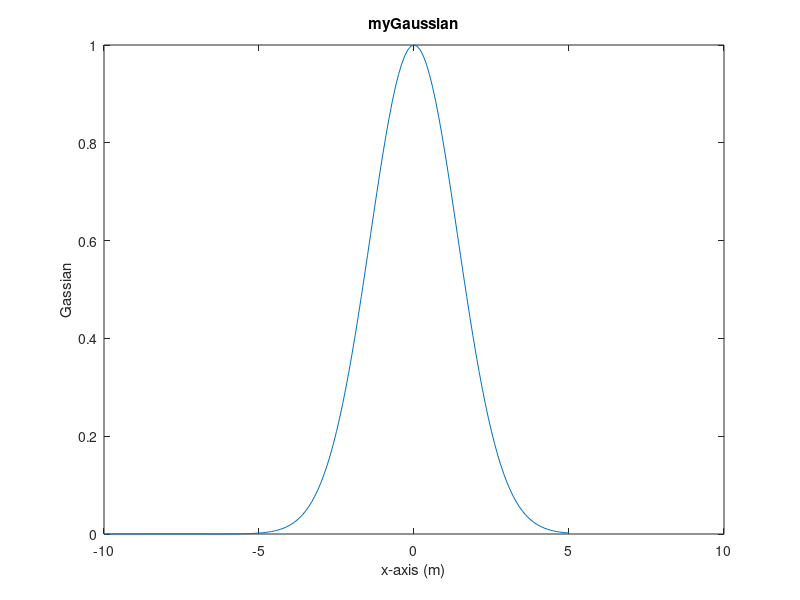

Source code (MATLAB):
x = -10:0.1:5; 
sigma = 2; 
y = exp(-x.^2/sigma^2); 
plot(x,y)
xlabel('x-axis (m)') 
ylabel('Gassian') 
title('myGaussian')